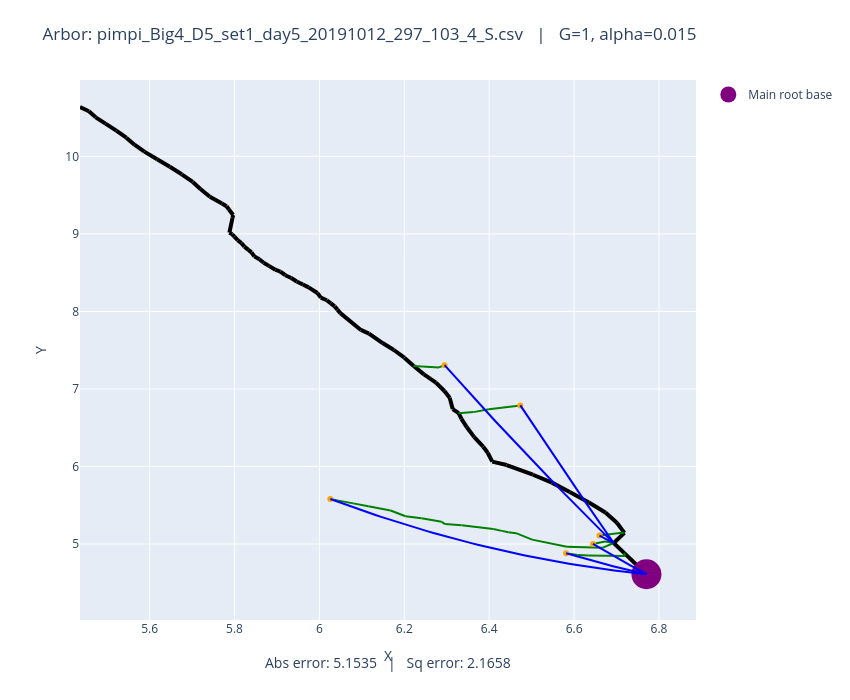

Source (notebook cell):
### Code cell
# Plot both observed and optimized
plot_arbors(fname, 1, 0.015)

### Figure 1 — Plotly figure (JSON) as saved in the notebook; plotly's stock layout.template omitted (floating-point values rounded to 4 significant figures)
{"data": [{"line": {"color": "black", "width": 4}, "mode": "lines", "showlegend": false, "type": "scatter", "x": [6.77, 6.718], "y": [4.61, 4.882]}, {"line": {"color": "black", "width": 4}, "mode": "lines", "showlegend": false, "type": "scatter", "x": [6.718, 6.693], "y": [4.882, 5.013]}, {"line": {"color": "black", "width": 4}, "mode": "lines", "showlegend": false, "type": "scatter", "x": [6.693, 6.719], "y": [5.013, 5.144]}, {"line": {"color": "black", "width": 4}, "mode": "lines", "showlegend": false, "type": "scatter", "x": [6.719, 6.701], "y": [5.144, 5.274]}, {"line": {"color": "black", "width": 4}, "mode": "lines", "showlegend": false, "type": "scatter", "x": [6.701, 6.674], "y": [5.274, 5.406]}, {"line": {"color": "black", "width": 4}, "mode": "lines", "showlegend": false, "type": "scatter", "x": [6.674, 6.635], "y": [5.406, 5.536]}, {"line": {"color": "black", "width": 4}, "mode": "lines", "showlegend": false, "type": "scatter", "x": [6.635, 6.59], "y": [5.536, 5.672]}, {"line": {"color": "black", "width": 4}, "mode": "lines", "showlegend": false, "type": "scatter", "x": [6.59, 6.548], "y": [5.672, 5.792]}, {"line": {"color": "black", "width": 4}, "mode": "lines", "showlegend": false, "type": "scatter", "x": [6.548, 6.503], "y": [5.792, 5.894]}, {"line": {"color": "black", "width": 4}, "mode": "lines", "showlegend": false, "type": "scatter", "x": [6.503, 6.441], "y": [5.894, 6.019]}, {"line": {"color": "black", "width": 4}, "mode": "lines", "showlegend": false, "type": "scatter", "x": [6.441, 6.407], "y": [6.019, 6.063]}, {"line": {"color": "black", "width": 4}, "mode": "lines", "showlegend": false, "type": "scatter", "x": [6.407, 6.396], "y": [6.063, 6.177]}, {"line": {"color": "black", "width": 4}, "mode": "lines", "showlegend": false, "type": "scatter", "x": [6.396, 6.386], "y": [6.177, 6.255]}, {"line": {"color": "black", "width": 4}, "mode": "lines", "showlegend": false, "type": "scatter", "x": [6.386, 6.365], "y": [6.255, 6.379]}, {"line": {"color": "black", "width": 4}, "mode": "lines", "showlegend": false, "type": "scatter", "x": [6.365, 6.347], "y": [6.379, 6.505]}, {"line": {"color": "black", "width": 4}, "mode": "lines", "showlegend": false, "type": "scatter", "x": [6.347, 6.335], "y": [6.505, 6.615]}, {"line": {"color": "black", "width": 4}, "mode": "lines", "showlegend": false, "type": "scatter", "x": [6.335, 6.328], "y": [6.615, 6.688]}, {"line": {"color": "black", "width": 4}, "mode": "lines", "showlegend": false, "type": "scatter", "x": [6.328, 6.314], "y": [6.688, 6.741]}, {"line": {"color": "black", "width": 4}, "mode": "lines", "showlegend": false, "type": "scatter", "x": [6.314, 6.307], "y": [6.741, 6.888]}, {"line": {"color": "black", "width": 4}, "mode": "lines", "showlegend": false, "type": "scatter", "x": [6.307, 6.294], "y": [6.888, 6.973]}, {"line": {"color": "black", "width": 4}, "mode": "lines", "showlegend": false, "type": "scatter", "x": [6.294, 6.275], "y": [6.973, 7.082]}, {"line": {"color": "black", "width": 4}, "mode": "lines", "showlegend": false, "type": "scatter", "x": [6.275, 6.246], "y": [7.082, 7.188]}, {"line": {"color": "black", "width": 4}, "mode": "lines", "showlegend": false, "type": "scatter", "x": [6.246, 6.222], "y": [7.188, 7.296]}, {"line": {"color": "black", "width": 4}, "mode": "lines", "showlegend": false, "type": "scatter", "x": [6.222, 6.2], "y": [7.296, 7.404]}, {"line": {"color": "black", "width": 4}, "mode": "lines", "showlegend": false, "type": "scatter", "x": [6.2, 6.176], "y": [7.404, 7.502]}, {"line": {"color": "black", "width": 4}, "mode": "lines", "showlegend": false, "type": "scatter", "x": [6.176, 6.149], "y": [7.502, 7.592]}, {"line": {"color": "black", "width": 4}, "mode": "lines", "showlegend": false, "type": "scatter", "x": [6.149, 6.117], "y": [7.592, 7.715]}, {"line": {"color": "black", "width": 4}, "mode": "lines", "showlegend": false, "type": "scatter", "x": [6.117, 6.098], "y": [7.715, 7.761]}, {"line": {"color": "black", "width": 4}, "mode": "lines", "showlegend": false, "type": "scatter", "x": [6.098, 6.049], "y": [7.761, 7.978]}, {"line": {"color": "black", "width": 4}, "mode": "lines", "showlegend": false, "type": "scatter", "x": [6.049, 6.042], "y": [7.978, 8.023]}, {"line": {"color": "black", "width": 4}, "mode": "lines", "showlegend": false, "type": "scatter", "x": [6.042, 6.036], "y": [8.023, 8.065]}, {"line": {"color": "black", "width": 4}, "mode": "lines", "showlegend": false, "type": "scatter", "x": [6.036, 6.027], "y": [8.065, 8.104]}, {"line": {"color": "black", "width": 4}, "mode": "lines", "showlegend": false, "type": "scatter", "x": [6.027, 6.017], "y": [8.104, 8.145]}, {"line": {"color": "black", "width": 4}, "mode": "lines", "showlegend": false, "type": "scatter", "x": [6.017, 6.003], "y": [8.145, 8.179]}, {"line": {"color": "black", "width": 4}, "mode": "lines", "showlegend": false, "type": "scatter", "x": [6.003, 5.995], "y": [8.179, 8.238]}, {"line": {"color": "black", "width": 4}, "mode": "lines", "showlegend": false, "type": "scatter", "x": [5.995, 5.975], "y": [8.238, 8.31]}, {"line": {"color": "black", "width": 4}, "mode": "lines", "showlegend": false, "type": "scatter", "x": [5.975, 5.961], "y": [8.31, 8.347]}, {"line": {"color": "black", "width": 4}, "mode": "lines", "showlegend": false, "type": "scatter", "x": [5.961, 5.946], "y": [8.347, 8.387]}, {"line": {"color": "black", "width": 4}, "mode": "lines", "showlegend": false, "type": "scatter", "x": [5.946, 5.934], "y": [8.387, 8.431]}, {"line": {"color": "black", "width": 4}, "mode": "lines", "showlegend": false, "type": "scatter", "x": [5.934, 5.92], "y": [8.431, 8.467]}, {"line": {"color": "black", "width": 4}, "mode": "lines", "showlegend": false, "type": "scatter", "x": [5.92, 5.908], "y": [8.467, 8.515]}, {"line": {"color": "black", "width": 4}, "mode": "lines", "showlegend": false, "type": "scatter", "x": [5.908, 5.896], "y": [8.515, 8.538]}, {"line": {"color": "black", "width": 4}, "mode": "lines", "showlegend": false, "type": "scatter", "x": [5.896, 5.881], "y": [8.538, 8.588]}, {"line": {"color": "black", "width": 4}, "mode": "lines", "showlegend": false, "type": "scatter", "x": [5.881, 5.869], "y": [8.588, 8.629]}, {"line": {"color": "black", "width": 4}, "mode": "lines", "showlegend": false, "type": "scatter", "x": [5.869, 5.859], "y": [8.629, 8.673]}, {"line": {"color": "black", "width": 4}, "mode": "lines", "showlegend": false, "type": "scatter", "x": [5.859, 5.847], "y": [8.673, 8.711]}, {"line": {"color": "black", "width": 4}, "mode": "lines", "showlegend": false, "type": "scatter", "x": [5.847, 5.84], "y": [8.711, 8.762]}, {"line": {"color": "black", "width": 4}, "mode": "lines", "showlegend": false, "type": "scatter", "x": [5.84, 5.833], "y": [8.762, 8.795]}, {"line": {"color": "black", "width": 4}, "mode": "lines", "showlegend": false, "type": "scatter", "x": [5.833, 5.823], "y": [8.795, 8.836]}, {"line": {"color": "black", "width": 4}, "mode": "lines", "showlegend": false, "type": "scatter", "x": [5.823, 5.816], "y": [8.836, 8.881]}, {"line": {"color": "black", "width": 4}, "mode": "lines", "showlegend": false, "type": "scatter", "x": [5.816, 5.807], "y": [8.881, 8.919]}, {"line": {"color": "black", "width": 4}, "mode": "lines", "showlegend": false, "type": "scatter", "x": [5.807, 5.8], "y": [8.919, 8.964]}, {"line": {"color": "black", "width": 4}, "mode": "lines", "showlegend": false, "type": "scatter", "x": [5.8, 5.795], "y": [8.964, 8.995]}, {"line": {"color": "black", "width": 4}, "mode": "lines", "showlegend": false, "type": "scatter", "x": [5.795, 5.788], "y": [8.995, 9.017]}, {"line": {"color": "black", "width": 4}, "mode": "lines", "showlegend": false, "type": "scatter", "x": [5.788, 5.795], "y": [9.017, 9.208]}, {"line": {"color": "black", "width": 4}, "mode": "lines", "showlegend": false, "type": "scatter", "x": [5.795, 5.797], "y": [9.208, 9.244]}, {"line": {"color": "black", "width": 4}, "mode": "lines", "showlegend": false, "type": "scatter", "x": [5.797, 5.787], "y": [9.244, 9.315]}, {"line": {"color": "black", "width": 4}, "mode": "lines", "showlegend": false, "type": "scatter", "x": [5.787, 5.781], "y": [9.315, 9.357]}, {"line": {"color": "black", "width": 4}, "mode": "lines", "showlegend": false, "type": "scatter", "x": [5.781, 5.77], "y": [9.357, 9.392]}, {"line": {"color": "black", "width": 4}, "mode": "lines", "showlegend": false, "type": "scatter", "x": [5.77, 5.742], "y": [9.392, 9.479]}, {"line": {"color": "black", "width": 4}, "mode": "lines", "showlegend": false, "type": "scatter", "x": [5.742, 5.72], "y": [9.479, 9.58]}, {"line": {"color": "black", "width": 4}, "mode": "lines", "showlegend": false, "type": "scatter", "x": [5.72, 5.702], "y": [9.58, 9.671]}, {"line": {"color": "black", "width": 4}, "mode": "lines", "showlegend": false, "type": "scatter", "x": [5.702, 5.676], "y": [9.671, 9.77]}, {"line": {"color": "black", "width": 4}, "mode": "lines", "showlegend": false, "type": "scatter", "x": [5.676, 5.648], "y": [9.77, 9.867]}, {"line": {"color": "black", "width": 4}, "mode": "lines", "showlegend": false, "type": "scatter", "x": [5.648, 5.618], "y": [9.867, 9.965]}, {"line": {"color": "black", "width": 4}, "mode": "lines", "showlegend": false, "type": "scatter", "x": [5.618, 5.588], "y": [9.965, 10.06]}, {"line": {"color": "black", "width": 4}, "mode": "lines", "showlegend": false, "type": "scatter", "x": [5.588, 5.564], "y": [10.06, 10.15]}, {"line": {"color": "black", "width": 4}, "mode": "lines", "showlegend": false, "type": "scatter", "x": [5.564, 5.545], "y": [10.15, 10.24]}, {"line": {"color": "black", "width": 4}, "mode": "lines", "showlegend": false, "type": "scatter", "x": [5.545, 5.522], "y": [10.24, 10.33]}, {"line": {"color": "black", "width": 4}, "mode": "lines", "showlegend": false, "type": "scatter", "x": [5.522, 5.496], "y": [10.33, 10.42]}, {"line": {"color": "black", "width": 4}, "mode": "lines", "showlegend": false, "type": "scatter", "x": [5.496, 5.473], "y": [10.42, 10.5]}, {"line": {"color": "black", "width": 4}, "mode": "lines", "showlegend": false, "type": "scatter", "x": [5.473, 5.457], "y": [10.5, 10.58]}, {"line": {"color": "black", "width": 4}, "mode": "lines", "showlegend": false, "type": "scatter", "x": [5.457, 5.436], "y": [10.58, 10.64]}, {"line": {"color": "green", "width": 2}, "mode": "lines", "showlegend": false, "type": "scatter", "x": [6.66, 6.717], "y": [5.109, 5.147]}, {"line": {"color": "green", "width": 2}, "mode": "lines", "showlegend": false, "type": "scatter", "x": [6.717, 6.719], "y": [5.147, 5.144]}, {"line": {"color": "green", "width": 2}, "mode": "lines", "showlegend": false, "type": "scatter", "x": [6.645, 6.673], "y": [5.001, 5.034]}, {"line": {"color": "green", "width": 2}, "mode": "lines", "showlegend": false, "type": "scatter", "x": [6.673, 6.693], "y": [5.034, 5.013]}, {"line": {"color": "green", "width": 2}, "mode": "lines", "showlegend": false, "type": "scatter", "x": [6.026, 6.045], "y": [5.581, 5.559]}, {"line": {"color": "green", "width": 2}, "mode": "lines", "showlegend": false, "type": "scatter", "x": [6.045, 6.08], "y": [5.559, 5.524]}, {"line": {"color": "green", "width": 2}, "mode": "lines", "showlegend": false, "type": "scatter", "x": [6.08, 6.115], "y": [5.524, 5.486]}, {"line": {"color": "green", "width": 2}, "mode": "lines", "showlegend": false, "type": "scatter", "x": [6.115, 6.168], "y": [5.486, 5.433]}, {"line": {"color": "green", "width": 2}, "mode": "lines", "showlegend": false, "type": "scatter", "x": [6.168, 6.203], "y": [5.433, 5.358]}, {"line": {"color": "green", "width": 2}, "mode": "lines", "showlegend": false, "type": "scatter", "x": [6.203, 6.241], "y": [5.358, 5.332]}, {"line": {"color": "green", "width": 2}, "mode": "lines", "showlegend": false, "type": "scatter", "x": [6.241, 6.288], "y": [5.332, 5.286]}, {"line": {"color": "green", "width": 2}, "mode": "lines", "showlegend": false, "type": "scatter", "x": [6.288, 6.296], "y": [5.286, 5.257]}, {"line": {"color": "green", "width": 2}, "mode": "lines", "showlegend": false, "type": "scatter", "x": [6.296, 6.335], "y": [5.257, 5.241]}, {"line": {"color": "green", "width": 2}, "mode": "lines", "showlegend": false, "type": "scatter", "x": [6.335, 6.41], "y": [5.241, 5.194]}, {"line": {"color": "green", "width": 2}, "mode": "lines", "showlegend": false, "type": "scatter", "x": [6.41, 6.43], "y": [5.194, 5.169]}, {"line": {"color": "green", "width": 2}, "mode": "lines", "showlegend": false, "type": "scatter", "x": [6.43, 6.445], "y": [5.169, 5.151]}, {"line": {"color": "green", "width": 2}, "mode": "lines", "showlegend": false, "type": "scatter", "x": [6.445, 6.463], "y": [5.151, 5.14]}, {"line": {"color": "green", "width": 2}, "mode": "lines", "showlegend": false, "type": "scatter", "x": [6.463, 6.501], "y": [5.14, 5.056]}, {"line": {"color": "green", "width": 2}, "mode": "lines", "showlegend": false, "type": "scatter", "x": [6.501, 6.583], "y": [5.056, 4.963]}, {"line": {"color": "green", "width": 2}, "mode": "lines", "showlegend": false, "type": "scatter", "x": [6.583, 6.667], "y": [4.963, 4.951]}, {"line": {"color": "green", "width": 2}, "mode": "lines", "showlegend": false, "type": "scatter", "x": [6.667, 6.693], "y": [4.951, 5.013]}, {"line": {"color": "green", "width": 2}, "mode": "lines", "showlegend": false, "type": "scatter", "x": [6.581, 6.608], "y": [4.88, 4.86]}, {"line": {"color": "green", "width": 2}, "mode": "lines", "showlegend": false, "type": "scatter", "x": [6.608, 6.634], "y": [4.86, 4.851]}, {"line": {"color": "green", "width": 2}, "mode": "lines", "showlegend": false, "type": "scatter", "x": [6.634, 6.72], "y": [4.851, 4.845]}, {"line": {"color": "green", "width": 2}, "mode": "lines", "showlegend": false, "type": "scatter", "x": [6.72, 6.718], "y": [4.845, 4.882]}, {"line": {"color": "green", "width": 2}, "mode": "lines", "showlegend": false, "type": "scatter", "x": [6.295, 6.282], "y": [7.307, 7.278]}, {"line": {"color": "green", "width": 2}, "mode": "lines", "showlegend": false, "type": "scatter", "x": [6.282, 6.222], "y": [7.278, 7.296]}, {"line": {"color": "green", "width": 2}, "mode": "lines", "showlegend": false, "type": "scatter", "x": [6.473, 6.399], "y": [6.788, 6.737]}, {"line": {"color": "green", "width": 2}, "mode": "lines", "showlegend": false, "type": "scatter", "x": [6.399, 6.363], "y": [6.737, 6.701]}, {"line": {"color": "green", "width": 2}, "mode": "lines", "showlegend": false, "type": "scatter", "x": [6.363, 6.328], "y": [6.701, 6.688]}, {"marker": {"color": "orange"}, "mode": "markers", "showlegend": false, "type": "scatter", "x": [6.66], "y": [5.109]}, {"marker": {"color": "orange"}, "mode": "markers", "showlegend": false, "type": "scatter", "x": [6.645], "y": [5.001]}, {"marker": {"color": "orange"}, "mode": "markers", "showlegend": false, "type": "scatter", "x": [6.026], "y": [5.581]}, {"marker": {"color": "orange"}, "mode": "markers", "showlegend": false, "type": "scatter", "x": [6.581], "y": [4.88]}, {"marker": {"color": "orange"}, "mode": "markers", "showlegend": false, "type": "scatter", "x": [6.295], "y": [7.307]}, {"marker": {"color": "orange"}, "mode": "markers", "showlegend": false, "type": "scatter", "x": [6.473], "y": [6.788]}, {"marker": {"color": "purple", "size": 30}, "mode": "markers", "name": "Main root base", "type": "scatter", "x": [6.77], "y": [4.61]}, {"line": {"color": "blue"}, "mode": "lines", "showlegend": false, "type": "scatter", "x": [6.66, 6.661, 6.661, 6.662, 6.663, 6.663, 6.664, 6.665, 6.665, 6.666, 6.667, 6.667, 6.668, 6.669, 6.669, 6.67, 6.671, 6.671, 6.672, 6.673, 6.674, 6.674, 6.675, 6.676, 6.676, 6.677, 6.678, 6.678, 6.679, 6.68, 6.68, 6.681, 6.682, 6.682, 6.683, 6.684, 6.684, 6.685, 6.686, 6.686, 6.687, 6.688, 6.689, 6.689, 6.69, 6.691, 6.691, 6.692, 6.693, 6.693], "y": [5.109, 5.107, 5.105, 5.103, 5.101, 5.099, 5.097, 5.095, 5.093, 5.091, 5.089, 5.087, 5.085, 5.083, 5.082, 5.08, 5.078, 5.076, 5.074, 5.072, 5.07, 5.068, 5.066, 5.064, 5.062, 5.06, 5.058, 5.056, 5.054, 5.052, 5.05, 5.048, 5.046, 5.044, 5.042, 5.04, 5.038, 5.036, 5.034, 5.032, 5.03, 5.028, 5.026, 5.024, 5.022, 5.021, 5.019, 5.017, 5.015, 5.013]}, {"line": {"color": "blue"}, "mode": "lines", "showlegend": false, "type": "scatter", "x": [6.645, 6.647, 6.65, 6.652, 6.655, 6.657, 6.66, 6.663, 6.665, 6.668, 6.67, 6.673, 6.675, 6.678, 6.681, 6.683, 6.686, 6.688, 6.691, 6.693, 6.696, 6.699, 6.701, 6.704, 6.706, 6.709, 6.711, 6.714, 6.717, 6.719, 6.722, 6.724, 6.727, 6.729, 6.732, 6.735, 6.737, 6.74, 6.742, 6.745, 6.747, 6.75, 6.752, 6.755, 6.758, 6.76, 6.763, 6.765, 6.768, 6.77], "y": [5.001, 4.993, 4.984, 4.976, 4.968, 4.96, 4.951, 4.943, 4.935, 4.927, 4.919, 4.91, 4.902, 4.894, 4.886, 4.878, 4.87, 4.862, 4.854, 4.845, 4.837, 4.829, 4.821, 4.813, 4.805, 4.797, 4.789, 4.781, 4.774, 4.766, 4.758, 4.75, 4.742, 4.734, 4.726, 4.718, 4.71, 4.703, 4.695, 4.687, 4.679, 4.671, 4.664, 4.656, 4.648, 4.641, 4.633, 4.625, 4.617, 4.61]}, {"line": {"color": "blue"}, "mode": "lines", "showlegend": false, "type": "scatter", "x": [6.026, 6.041, 6.056, 6.071, 6.086, 6.102, 6.117, 6.132, 6.147, 6.162, 6.178, 6.193, 6.208, 6.223, 6.238, 6.254, 6.269, 6.284, 6.299, 6.314, 6.33, 6.345, 6.36, 6.375, 6.39, 6.406, 6.421, 6.436, 6.451, 6.466, 6.482, 6.497, 6.512, 6.527, 6.542, 6.558, 6.573, 6.588, 6.603, 6.618, 6.634, 6.649, 6.664, 6.679, 6.694, 6.71, 6.725, 6.74, 6.755, 6.77], "y": [5.581, 5.55, 5.52, 5.49, 5.46, 5.431, 5.403, 5.374, 5.347, 5.32, 5.293, 5.267, 5.241, 5.215, 5.19, 5.166, 5.142, 5.118, 5.095, 5.073, 5.051, 5.029, 5.008, 4.987, 4.967, 4.947, 4.928, 4.909, 4.89, 4.872, 4.855, 4.838, 4.821, 4.805, 4.789, 4.774, 4.759, 4.745, 4.731, 4.718, 4.705, 4.693, 4.681, 4.669, 4.658, 4.648, 4.637, 4.628, 4.619, 4.61]}, {"line": {"color": "blue"}, "mode": "lines", "showlegend": false, "type": "scatter", "x": [6.581, 6.585, 6.589, 6.593, 6.597, 6.6, 6.604, 6.608, 6.612, 6.616, 6.62, 6.624, 6.628, 6.631, 6.635, 6.639, 6.643, 6.647, 6.651, 6.655, 6.658, 6.662, 6.666, 6.67, 6.674, 6.678, 6.682, 6.685, 6.689, 6.693, 6.697, 6.701, 6.705, 6.709, 6.713, 6.716, 6.72, 6.724, 6.728, 6.732, 6.736, 6.74, 6.743, 6.747, 6.751, 6.755, 6.759, 6.763, 6.767, 6.77], "y": [4.88, 4.874, 4.868, 4.862, 4.855, 4.849, 4.843, 4.837, 4.831, 4.825, 4.819, 4.813, 4.807, 4.801, 4.796, 4.79, 4.784, 4.778, 4.773, 4.767, 4.761, 4.756, 4.75, 4.744, 4.739, 4.733, 4.728, 4.722, 4.717, 4.712, 4.706, 4.701, 4.695, 4.69, 4.685, 4.68, 4.675, 4.669, 4.664, 4.659, 4.654, 4.649, 4.644, 4.639, 4.634, 4.629, 4.624, 4.619, 4.615, 4.61]}, {"line": {"color": "blue"}, "mode": "lines", "showlegend": false, "type": "scatter", "x": [6.295, 6.303, 6.311, 6.319, 6.327, 6.336, 6.344, 6.352, 6.36, 6.368, 6.376, 6.384, 6.392, 6.401, 6.409, 6.417, 6.425, 6.433, 6.441, 6.449, 6.457, 6.466, 6.474, 6.482, 6.49, 6.498, 6.506, 6.514, 6.523, 6.531, 6.539, 6.547, 6.555, 6.563, 6.571, 6.579, 6.588, 6.596, 6.604, 6.612, 6.62, 6.628, 6.636, 6.645, 6.653, 6.661, 6.669, 6.677, 6.685, 6.693], "y": [7.307, 7.257, 7.207, 7.158, 7.108, 7.059, 7.009, 6.96, 6.911, 6.862, 6.813, 6.765, 6.716, 6.668, 6.619, 6.571, 6.523, 6.475, 6.428, 6.38, 6.332, 6.285, 6.238, 6.191, 6.144, 6.097, 6.05, 6.004, 5.957, 5.911, 5.865, 5.819, 5.773, 5.727, 5.681, 5.636, 5.591, 5.545, 5.5, 5.455, 5.41, 5.366, 5.321, 5.277, 5.232, 5.188, 5.144, 5.1, 5.056, 5.013]}, {"line": {"color": "blue"}, "mode": "lines", "showlegend": false, "type": "scatter", "x": [6.473, 6.478, 6.482, 6.487, 6.491, 6.496, 6.5, 6.505, 6.509, 6.514, 6.518, 6.523, 6.527, 6.532, 6.536, 6.541, 6.545, 6.55, 6.554, 6.559, 6.563, 6.568, 6.572, 6.577, 6.581, 6.586, 6.59, 6.595, 6.599, 6.604, 6.608, 6.613, 6.617, 6.622, 6.626, 6.63, 6.635, 6.639, 6.644, 6.648, 6.653, 6.657, 6.662, 6.666, 6.671, 6.675, 6.68, 6.684, 6.689, 6.693], "y": [6.788, 6.751, 6.714, 6.677, 6.64, 6.603, 6.566, 6.529, 6.492, 6.455, 6.418, 6.381, 6.344, 6.308, 6.271, 6.234, 6.198, 6.161, 6.125, 6.088, 6.052, 6.015, 5.979, 5.943, 5.906, 5.87, 5.834, 5.798, 5.762, 5.726, 5.69, 5.654, 5.618, 5.582, 5.546, 5.51, 5.474, 5.439, 5.403, 5.367, 5.332, 5.296, 5.26, 5.225, 5.189, 5.154, 5.119, 5.083, 5.048, 5.013]}], "layout": {"annotations": [{"font": {"size": 14}, "showarrow": false, "text": "Abs error: 5.1535   |   Sq error: 2.1658", "x": 0.5, "xref": "paper", "y": -0.1, "yref": "paper"}], "height": 700, "margin": {"b": 80, "t": 80}, "title": {"text": "Arbor: pimpi_Big4_D5_set1_day5_20191012_297_103_4_S.csv   |   G=1, alpha=0.015"}, "width": 850, "xaxis": {"autorange": true, "range": [5.436, 6.888], "title": {"text": "X"}, "type": "linear"}, "yaxis": {"autorange": true, "range": [4.02, 10.99], "title": {"text": "Y"}, "type": "linear"}}}
